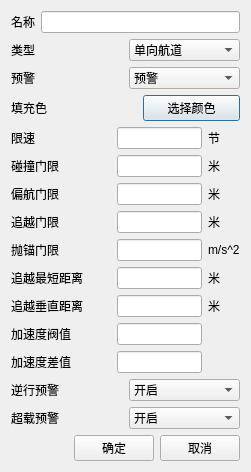
<?xml version="1.0" encoding="UTF-8"?>
<ui version="4.0">
 <class>ChannelInfoDialog</class>
 <widget class="QDialog" name="ChannelInfoDialog">
  <property name="geometry">
   <rect>
    <x>0</x>
    <y>0</y>
    <width>247</width>
    <height>450</height>
   </rect>
  </property>
  <property name="windowTitle">
   <string>新增航道</string>
  </property>
  <layout class="QVBoxLayout" name="verticalLayout">
   <item>
    <layout class="QHBoxLayout" name="horizontalLayout_5">
     <item>
      <widget class="QLabel" name="label">
       <property name="text">
        <string>名称</string>
       </property>
      </widget>
     </item>
     <item>
      <widget class="QLineEdit" name="nameLineEdit"/>
     </item>
    </layout>
   </item>
   <item>
    <layout class="QHBoxLayout" name="horizontalLayout_4">
     <item>
      <widget class="QLabel" name="label_2">
       <property name="text">
        <string>类型</string>
       </property>
      </widget>
     </item>
     <item>
      <widget class="QComboBox" name="typeComboBox">
       <item>
        <property name="text">
         <string>单向航道</string>
        </property>
       </item>
       <item>
        <property name="text">
         <string>双向航道</string>
        </property>
       </item>
       <item>
        <property name="text">
         <string>限制性航道</string>
        </property>
       </item>
       <item>
        <property name="text">
         <string>其他航道</string>
        </property>
       </item>
       <item>
        <property name="text">
         <string>码头</string>
        </property>
       </item>
      </widget>
     </item>
    </layout>
   </item>
   <item>
    <layout class="QHBoxLayout" name="horizontalLayout_3">
     <item>
      <widget class="QLabel" name="label_3">
       <property name="text">
        <string>预警</string>
       </property>
      </widget>
     </item>
     <item>
      <widget class="QComboBox" name="statusComboBox">
       <item>
        <property name="text">
         <string>预警</string>
        </property>
       </item>
       <item>
        <property name="text">
         <string>非预警</string>
        </property>
       </item>
      </widget>
     </item>
    </layout>
   </item>
   <item>
    <layout class="QHBoxLayout" name="horizontalLayout_10">
     <item>
      <widget class="QLabel" name="label_13">
       <property name="text">
        <string>填充色</string>
       </property>
      </widget>
     </item>
     <item>
      <widget class="QLabel" name="colorLabel">
       <property name="minimumSize">
        <size>
         <width>23</width>
         <height>0</height>
        </size>
       </property>
       <property name="maximumSize">
        <size>
         <width>23</width>
         <height>16777215</height>
        </size>
       </property>
       <property name="text">
        <string/>
       </property>
      </widget>
     </item>
     <item>
      <widget class="QPushButton" name="colorPushButton">
       <property name="text">
        <string>选择颜色</string>
       </property>
      </widget>
     </item>
    </layout>
   </item>
   <item>
    <layout class="QGridLayout" name="gridLayout">
     <item row="0" column="0">
      <widget class="QLabel" name="label_4">
       <property name="minimumSize">
        <size>
         <width>100</width>
         <height>0</height>
        </size>
       </property>
       <property name="text">
        <string>限速</string>
       </property>
      </widget>
     </item>
     <item row="0" column="1">
      <widget class="QLineEdit" name="speedLineEdit">
       <property name="minimumSize">
        <size>
         <width>85</width>
         <height>0</height>
        </size>
       </property>
       <property name="maximumSize">
        <size>
         <width>85</width>
         <height>16777215</height>
        </size>
       </property>
      </widget>
     </item>
     <item row="0" column="2">
      <widget class="QLabel" name="label_5">
       <property name="text">
        <string>节</string>
       </property>
      </widget>
     </item>
     <item row="1" column="0">
      <widget class="QLabel" name="label_8">
       <property name="minimumSize">
        <size>
         <width>100</width>
         <height>0</height>
        </size>
       </property>
       <property name="text">
        <string>碰撞门限</string>
       </property>
      </widget>
     </item>
     <item row="1" column="1">
      <widget class="QLineEdit" name="collisionMaxDisLineEdit">
       <property name="minimumSize">
        <size>
         <width>85</width>
         <height>0</height>
        </size>
       </property>
       <property name="maximumSize">
        <size>
         <width>85</width>
         <height>16777215</height>
        </size>
       </property>
      </widget>
     </item>
     <item row="1" column="2">
      <widget class="QLabel" name="label_9">
       <property name="text">
        <string>米</string>
       </property>
      </widget>
     </item>
     <item row="2" column="0">
      <widget class="QLabel" name="label_6">
       <property name="minimumSize">
        <size>
         <width>100</width>
         <height>0</height>
        </size>
       </property>
       <property name="text">
        <string>偏航门限</string>
       </property>
      </widget>
     </item>
     <item row="2" column="1">
      <widget class="QLineEdit" name="yawMinDisLineEdit">
       <property name="minimumSize">
        <size>
         <width>85</width>
         <height>0</height>
        </size>
       </property>
       <property name="maximumSize">
        <size>
         <width>85</width>
         <height>16777215</height>
        </size>
       </property>
      </widget>
     </item>
     <item row="2" column="2">
      <widget class="QLabel" name="label_7">
       <property name="text">
        <string>米</string>
       </property>
      </widget>
     </item>
     <item row="3" column="0">
      <widget class="QLabel" name="label_10">
       <property name="minimumSize">
        <size>
         <width>100</width>
         <height>0</height>
        </size>
       </property>
       <property name="text">
        <string>追越门限</string>
       </property>
      </widget>
     </item>
     <item row="3" column="1">
      <widget class="QLineEdit" name="overtakLineEdit">
       <property name="minimumSize">
        <size>
         <width>85</width>
         <height>0</height>
        </size>
       </property>
       <property name="maximumSize">
        <size>
         <width>85</width>
         <height>16777215</height>
        </size>
       </property>
      </widget>
     </item>
     <item row="3" column="2">
      <widget class="QLabel" name="label_11">
       <property name="text">
        <string>米</string>
       </property>
      </widget>
     </item>
     <item row="4" column="0">
      <widget class="QLabel" name="label_12">
       <property name="minimumSize">
        <size>
         <width>100</width>
         <height>0</height>
        </size>
       </property>
       <property name="text">
        <string>抛锚门限</string>
       </property>
      </widget>
     </item>
     <item row="4" column="1">
      <widget class="QLineEdit" name="dropAnchorLineEdit">
       <property name="minimumSize">
        <size>
         <width>85</width>
         <height>0</height>
        </size>
       </property>
       <property name="maximumSize">
        <size>
         <width>85</width>
         <height>16777215</height>
        </size>
       </property>
      </widget>
     </item>
     <item row="4" column="2">
      <widget class="QLabel" name="label_14">
       <property name="text">
        <string>m/s^2</string>
       </property>
      </widget>
     </item>
     <item row="5" column="0">
      <widget class="QLabel" name="label_17">
       <property name="minimumSize">
        <size>
         <width>100</width>
         <height>0</height>
        </size>
       </property>
       <property name="text">
        <string>追越最短距离</string>
       </property>
      </widget>
     </item>
     <item row="5" column="1">
      <widget class="QLineEdit" name="overtakShortDisLineEdit">
       <property name="minimumSize">
        <size>
         <width>85</width>
         <height>0</height>
        </size>
       </property>
       <property name="maximumSize">
        <size>
         <width>85</width>
         <height>16777215</height>
        </size>
       </property>
      </widget>
     </item>
     <item row="5" column="2">
      <widget class="QLabel" name="label_18">
       <property name="text">
        <string>米</string>
       </property>
      </widget>
     </item>
     <item row="6" column="0">
      <widget class="QLabel" name="label_19">
       <property name="minimumSize">
        <size>
         <width>100</width>
         <height>0</height>
        </size>
       </property>
       <property name="text">
        <string>追越垂直距离</string>
       </property>
      </widget>
     </item>
     <item row="6" column="1">
      <widget class="QLineEdit" name="overtakVerticalDisLineEdit">
       <property name="minimumSize">
        <size>
         <width>85</width>
         <height>0</height>
        </size>
       </property>
       <property name="maximumSize">
        <size>
         <width>85</width>
         <height>16777215</height>
        </size>
       </property>
      </widget>
     </item>
     <item row="6" column="2">
      <widget class="QLabel" name="label_20">
       <property name="text">
        <string>米</string>
       </property>
      </widget>
     </item>
     <item row="7" column="0">
      <widget class="QLabel" name="label_21">
       <property name="minimumSize">
        <size>
         <width>100</width>
         <height>0</height>
        </size>
       </property>
       <property name="text">
        <string>加速度阀值</string>
       </property>
      </widget>
     </item>
     <item row="7" column="1">
      <widget class="QLineEdit" name="acceleraThresholdLineEdit">
       <property name="minimumSize">
        <size>
         <width>85</width>
         <height>0</height>
        </size>
       </property>
       <property name="maximumSize">
        <size>
         <width>85</width>
         <height>16777215</height>
        </size>
       </property>
      </widget>
     </item>
     <item row="7" column="2">
      <widget class="QLabel" name="label_22">
       <property name="text">
        <string/>
       </property>
      </widget>
     </item>
     <item row="8" column="0">
      <widget class="QLabel" name="label_23">
       <property name="minimumSize">
        <size>
         <width>100</width>
         <height>0</height>
        </size>
       </property>
       <property name="text">
        <string>加速度差值</string>
       </property>
      </widget>
     </item>
     <item row="8" column="1">
      <widget class="QLineEdit" name="acceleraDfferenceLineEdit">
       <property name="maximumSize">
        <size>
         <width>85</width>
         <height>16777215</height>
        </size>
       </property>
      </widget>
     </item>
     <item row="8" column="2">
      <widget class="QLabel" name="label_24">
       <property name="text">
        <string/>
       </property>
      </widget>
     </item>
    </layout>
   </item>
   <item>
    <layout class="QHBoxLayout" name="horizontalLayout_11">
     <item>
      <widget class="QLabel" name="label_15">
       <property name="text">
        <string>逆行预警</string>
       </property>
      </widget>
     </item>
     <item>
      <widget class="QComboBox" name="converseWarnComboBox">
       <item>
        <property name="text">
         <string>开启</string>
        </property>
       </item>
       <item>
        <property name="text">
         <string>关闭</string>
        </property>
       </item>
      </widget>
     </item>
    </layout>
   </item>
   <item>
    <layout class="QHBoxLayout" name="horizontalLayout_12">
     <item>
      <widget class="QLabel" name="label_16">
       <property name="text">
        <string>超载预警</string>
       </property>
      </widget>
     </item>
     <item>
      <widget class="QComboBox" name="overloadWarnComboBox">
       <item>
        <property name="text">
         <string>开启</string>
        </property>
       </item>
       <item>
        <property name="text">
         <string>关闭</string>
        </property>
       </item>
      </widget>
     </item>
    </layout>
   </item>
   <item>
    <layout class="QHBoxLayout" name="horizontalLayout">
     <item>
      <spacer name="horizontalSpacer">
       <property name="orientation">
        <enum>Qt::Horizontal</enum>
       </property>
       <property name="sizeHint" stdset="0">
        <size>
         <width>40</width>
         <height>20</height>
        </size>
       </property>
      </spacer>
     </item>
     <item>
      <widget class="QPushButton" name="comfirmButton">
       <property name="text">
        <string>确定</string>
       </property>
      </widget>
     </item>
     <item>
      <widget class="QPushButton" name="cancelButton">
       <property name="text">
        <string>取消</string>
       </property>
      </widget>
     </item>
    </layout>
   </item>
  </layout>
 </widget>
 <resources/>
 <connections/>
</ui>
